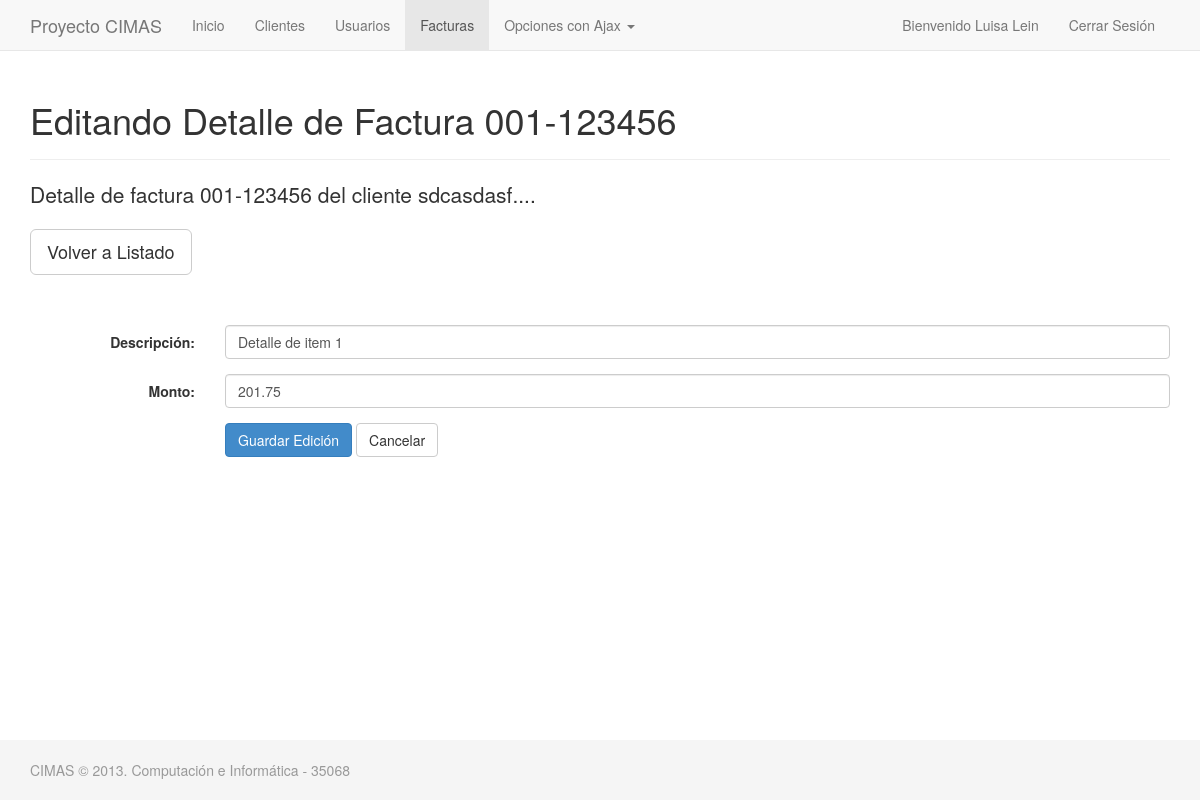
The app's page /facturas/edit_item.php?id=1 (signed in) with its own data.
### tables this page shows
CREATE TABLE `facturaenc` (
  `idfacturaenc` int(11) NOT NULL AUTO_INCREMENT,
  `idcliente` int(11) NOT NULL,
  `nro_factura` varchar(20) NOT NULL,
  `fecha` date DEFAULT NULL,
  `detalle` varchar(250) DEFAULT NULL,
  `status` char(1) DEFAULT 'N',
  PRIMARY KEY (`idfacturaenc`)
);

CREATE TABLE `cliente` (
  `idcliente` int(11) NOT NULL AUTO_INCREMENT,
  `nombre_cliente` varchar(250) NOT NULL,
  `status` char(1) NOT NULL DEFAULT 'E',
  PRIMARY KEY (`idcliente`)
);

CREATE TABLE `facturadet` (
  `idfacturadet` int(11) NOT NULL AUTO_INCREMENT,
  `idfacturaenc` int(11) NOT NULL,
  `descripcion` varchar(250) DEFAULT NULL,
  `monto` decimal(9,2) NOT NULL DEFAULT '0.00',
  PRIMARY KEY (`idfacturadet`)
);

### include/FacturaEnc.php (called while the page is built, shortened)
<?php
class FacturaEnc extends DB
{
	public function getFacturaEncById($id)
	{
		$link = $this->getConnection();
		$res = $link->prepare('SELECT * FROM facturaenc WHERE idfacturaenc = ?');
		$res->execute(array($id));
		$rows = $res->fetchAll();
		if(count($rows) > 0)
			return $rows[0];
		else
			return false;
	}
}

### include/FacturaDet.php (called while the page is built, shortened)
<?php
class FacturaDet extends DB
{
	public function getDetalleFacturaById($id)
	{
		$link = $this->getConnection();
		$res = $link->prepare('SELECT * FROM facturadet WHERE idfacturadet = ?');
		$res->execute(array($id));
		$rows = $res->fetchAll();
		if(count($rows) > 0)
			return $rows[0];
		else
			return false;
	}
}

### include/Cliente.php (called while the page is built, shortened)
<?php
class Cliente extends DB
{
	public function getClienteById($id)
	{
		$link = $this->getConnection();
		$res = $link->prepare('SELECT * FROM cliente WHERE idcliente = ?');
		$res->execute(array($id));
		$rows = $res->fetchAll();
		if(count($rows) > 0)
			return $rows[0];
		else
			return false;
	}
}

### facturas/edit_item.php (the view, shortened to what this page needs)
<?php
require_once '../include/Cliente.php';
require_once '../include/FacturaDet.php';
require_once '../include/FacturaEnc.php';
$idFacturaDet = (int) $_GET['id'];
$objectoFacturaDet = new FacturaDet();
$datosDetalle = $objectoFacturaDet->getDetalleFacturaById($idFacturaDet);
if($datosDetalle){
    $oFacturaEnc = new FacturaEnc();
    $oCliente = new Cliente();
    $factura = $oFacturaEnc->getFacturaEncById($datosDetalle['idfacturaenc']);
    $cliente = $oCliente->getClienteById($factura['idcliente']);
} else {
    die('Error de ingreso.');
}
?>
<!DOCTYPE html>
<html lang="en">
  <head>
    <link href="../css/bootstrap.css" rel="stylesheet">
    <link href="../css/sticky-footer-navbar.css" rel="stylesheet">
  </head>
  <body>
    <div id="wrap">
      <?php include '../header.php';?>
      <div class="container">
        <div class="page-header">
          <h1>Editando Detalle de Factura <?php echo $factura['nro_factura']?></h1>
        </div>
        <p class="lead">Detalle de factura <?php echo $factura['nro_factura']?> del cliente <?php echo $cliente['nombre_cliente']?>....</p>
        <p>
            <a href="index.php" class="btn btn-default btn-lg">Volver a Listado</a>
        </p>
        <br/><br/>
            <form action="edit_item.php?id=<?php echo $idFacturaDet; ?>" class="form-horizontal" method="post" role="form">
                    <div class="form-group">
                        <label for="descripcion" class="col-lg-2 control-label">Descripción: </label>
                        <div class="col-lg-10">
                            <input type="text" name="descripcion" id="descripcion" class='form-control' placeholder="Descripción del detalle"  value="<?=$datosDetalle['descripcion'];?>"/>
                        </div>
                    </div>
                    <div class="form-group">
                       <label for="descripcion" class="col-lg-2 control-label">Monto: </label>
                       <div class="col-lg-10">
                            <input type="text" name="monto" id="monto" class='form-control' placeholder="Monto del detalle" value='<?=$datosDetalle['monto'];?>'/>
                        </div>
                    </div>
                    <div class="form-group">
                        <div class="col-lg-offset-2 col-lg-10">
                                    <button type="submit"  class='btn btn-primary'>Guardar Edición</button>
                                    <button type="button" class='btn btn-default' onclick="location.href='ver.php?id=<?=$datosDetalle['idfacturaenc'];?>';">Cancelar</button>
                        </div>
                    </div>
            </form>
        </div>
    </div>
	<?php include '../footer.php';?>
  </body>
</html>

### css/sticky-footer-navbar.css (style rules this page uses)
html, body { height: 100%; }
#wrap { min-height: 100%; height: auto !important; height: 100%; margin: 0 auto -60px; padding: 0 0 60px; }
#wrap > .container { padding: 60px 15px 0; }

### records on screen
facturaenc: nro_factura "001-123456"
cliente: nombre_cliente "sdcasdasf"
facturadet: descripcion "Detalle de item 1", monto "201.75"

### other values on screen
$_SESSION['nick'] "Luisa Lein"
